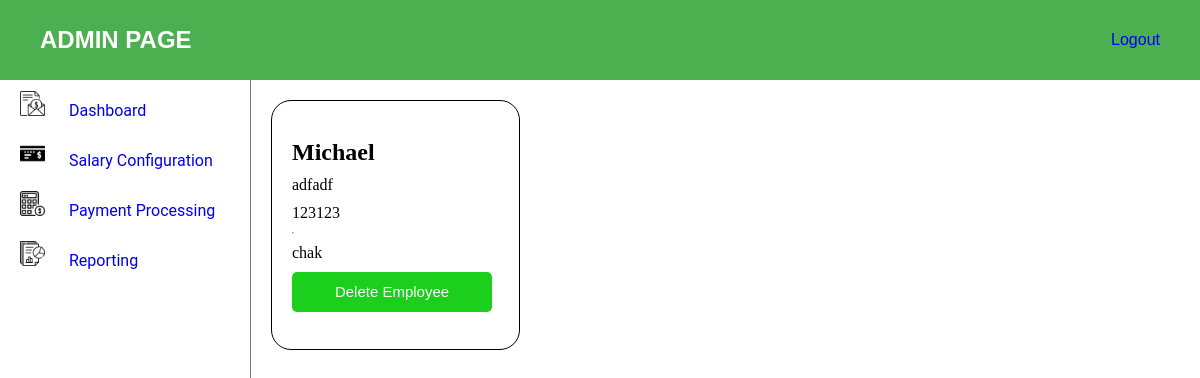
Page /admin-dashboard on the earlier database version.
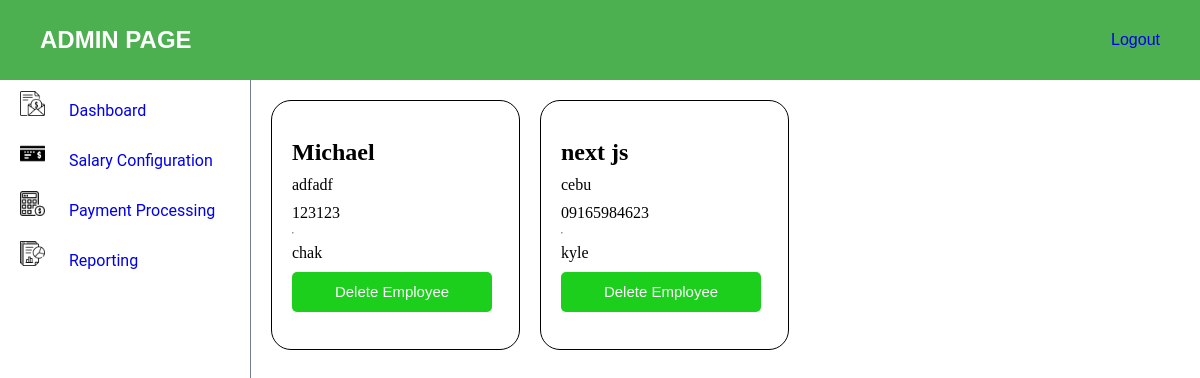
Same page on the later database version.
### myapp/models.py (models this page shows, shortened)
class Employee(AbstractUser):
    name = models.CharField(max_length=255)
    email = models.EmailField()
    contact = models.CharField(max_length=15)
    address = models.TextField()
    username = models.CharField(max_length=255, unique=True)
    password = models.CharField(max_length=128)
    groups = models.ManyToManyField('auth.Group', related_name='employee_groups', blank=True)
    user_permissions = models.ManyToManyField('auth.Permission', related_name='employee_permissions', blank=True)

### myapp/views.py (the view)
# urls.py: path("admin-dashboard", views.admin_view, name="admin_view"),
def admin_view(request):
    employees = Employee.objects.all()
    return render(request, 'admin-view/admin.html', {
        'employees' : employees
    })

### myapp/templates/admin-view/admin.html (shortened to what this page needs)
{% load static %}
<!DOCTYPE html>
<html lang="en">
<head>
    <link rel="stylesheet" href="{% static 'css/navbar.css' %}">
    <link rel="stylesheet" href="{% static 'css/dashboard.css' %}">
    <link rel="stylesheet" href="{% static 'css/admin.css' %}">
    <link rel="stylesheet" href="{% static 'css/admin-dashboard.css' %}">
</head>
<body>
    <div class="admin-header">
        <h2>ADMIN PAGE</h2>
        <a href="{% url 'user_login' %}">Logout</a>
    </div>
    <div class="page-content">
        <aside class="aside-content">
            <ul class="aside-nav">
                <li class="aside-nav-items"><a href="{% url 'admin_view' %}">
                    <img class="sidenav-logo" src="{% static 'images/salary.png' %}" alt="logo">
                    Dashboard
                </a></li>
                <li class="aside-nav-items"><a href="{% url 'salary_config' %}">
                    <img class="sidenav-logo" src="{% static 'images/bank-check.png' %}" alt="logo">
                    Salary Configuration
                </a></li>
                <li class="aside-nav-items"><a href="{% url 'payment_proc' %}">
                    <img class="sidenav-logo" src="{% static 'images/calculator.png' %}" alt="logo">
                    Payment Processing
                </a></li>
                <li class="aside-nav-items"><a href="{% url 'reporting' %}">
                    <img class="sidenav-logo" src="{% static 'images/report.png' %}" alt="logo">
                    Reporting
                </a></li>
            </ul>
        </aside>
        <section class="admin-content">
            <div class="card-container">
                {% for employee in employees %}
                    <div class="card-content">
                        <h1>{{ employee.name }}</h1>
                        <p>{{ employee.address }}</p>
                        <p>{{ employee.contact }}</p>
                        <hr>
                        <p>{{ employee.username }}</p>
                        <a href="{% url 'delete_employee' username=employee.username %}"><button>Delete Employee</button></a>
                    </div>
                {% endfor %}
            </div>
        </section>
    </div>
</body>
</html>

Differences in the rows shown:
added Employee: name "next js", address "cebu", contact "09165984623", username "kyle"
